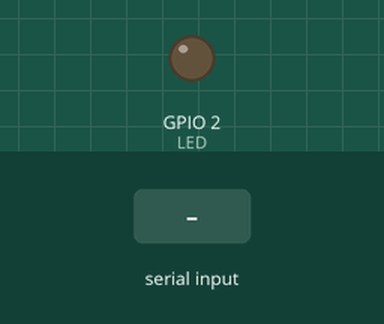
Simulated run of this program. Board: ESP32. Shown: output pins drawn as LEDs (lit = HIGH). The test bench sets the inputs (shaded band). WiFi joins after 1.5 s; servers stay silent unless stated; a WiFi scan finds three made-up networks; EEPROM starts erased; nothing arrives over Bluetooth unless stated; a phone connects over Bluetooth LE 3 s after start; what the program prints to the serial monitor is not drawn.

Above: at 2.8 s.
2.9 s: "1" received over the second serial link
At 8.4 s:
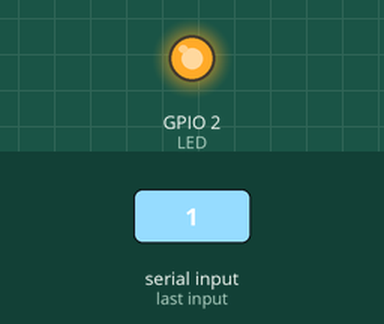
Timing chart, 0 to 16.1 s (numbered marks = the images above; inputs shaded):
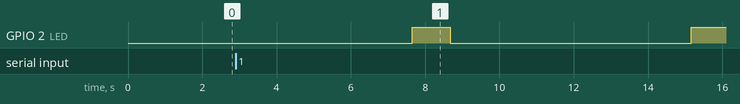

The program:

main.cpp
```cpp
/**
 * Responsável por coletar dados da velocidade da internet e gerenciar a conexão das placas
 * (Leonard e George) com a rede Wi-Fi.
 * Gustavo Viegas (3026)
 *
 * Data: 02/10/19
 * Descrição:
 * Hardware: Placa ESP32 - LEONARD.
 */

#include "BluetoothManager.h"
#include "WiFiManager.h"
#include "GeorgeManager.h"

#define LED 2

#define RX_2 16
#define TX_2 17

int maxLoops = 10;
int currentLoop = 0;
unsigned long lastMillisIOT = 0;
unsigned long lastMillisBLE = 60000;

/**
 * Hook de configuração
 */
void setup() {
  //  Inicializa as led como output
  pinMode(LED, OUTPUT);
  digitalWrite(LED, LOW);

  // Inicializa o Serial com o PC
  Serial.begin(115200);

  // Inicializa o Serial com a outra placa
  Serial2.begin(115200, SERIAL_8N1, RX_2, TX_2);

  // Tenta iniciar o Wi-Fi se tiver credenciais salvas
  WiFiManager::init();

  // Configura e inicia o BLE
  BluetoothManager::setup();
}

void loopIOT() {
  if (!WiFiManager::connected()) {
    currentLoop++;

    // Reseta a placa se passou muito tempo sem conexao ao wifi.
    if (currentLoop == maxLoops) {
      WiFiCredentials credentials = FlashManager::getWiFiCredentials();
      WiFiManager::begin(credentials);
    } else if (currentLoop > maxLoops) {
      ESP.restart();
    }

    return;
  }

  GeorgeManager::sendWiFiCredentials();
  delay(150);
  GeorgeManager::sendCurrentData();

  currentLoop = 0;
}

void loopBLE() {
  if (BluetoothManager::connected) {
    Serial.println("[MAIN] BLE!");
    BluetoothManager::notifyDeviceStatus();
  }
}

/**
 * Hook de repetição
 */
void loop() {
  delay(20); // Ajuste para evitar problemas de instabilidade

  // Alterna a execução entre BLE e IOT
  unsigned long currentMillis = millis();

if (currentMillis - lastMillisBLE > 5000) {
    Serial.println("BLE");
    lastMillisBLE = currentMillis;
    loopBLE();
  } else if (currentMillis - lastMillisIOT > 7500) {
    Serial.println("IOT");
    lastMillisIOT = currentMillis;
    loopIOT();
  }
}
```

BluetoothManager.h
```cpp
#ifndef __BLUETOOTHMANAGER_H__
#define __BLUETOOTHMANAGER_H__

/**
 * Gustavo Viegas (3026)
 *
 * Data: 02/10/19
 * Descrição:
 * Hardware: Placa ESP32.
 */
#include <sstream>
#include "WiFiCredentials.h"
#include "WiFiManager.h"
#include "FlashManager.h"

#include <Arduino.h>
#include <BLEDevice.h>
#include <BLEUtils.h>
#include <BLEServer.h>
#include <BLE2902.h>

#define BLUETOOTH_SEND_DELAY 450

#define SERVICE_UUID "00002424-0000-1000-8000-00805F9B34FB"
#define CHARACTERISTIC_UUID  "00002424-0000-1000-8000-00805F9B34FC"
#define CHARACTERISTIC2_UUID "00002424-0000-1000-8000-00805F9B34FD"

class PingaBLECallbacks: public BLEServerCallbacks {
  void onConnect(BLEServer* pServer);
  void onDisconnect(BLEServer* pServer);
};

class PingaBLECharacteristicCallbacks: public BLECharacteristicCallbacks {
  void onWrite(BLECharacteristic *pCharacteristic);
};

class BluetoothManager {
  public:
    static const std::string keyDelimiter;
    static const std::string valueDelimiter;

    static bool connected;
    static BLEServer *pServer;
    static BLEService *pService;
    static BLECharacteristic *pChar;
    static BLECharacteristic *pCharacteristic;

    static void setup();
    static std::string getDeviceStatus();
    static void notifyDeviceStatus();
    static void notifyData(std::string data);
};

#endif //__BLUETOOTHMANAGER_H__
```

FlashManager.h
```cpp
#ifndef __FLASHMANAGER_H__
#define __FLASHMANAGER_H__

#include <Preferences.h>
#include "WiFiCredentials.h"

class FlashManager {
  public:
    static Preferences prefs;
    static void setup();
    static void saveWiFiCredentials(WiFiCredentials credentials);
    static WiFiCredentials getWiFiCredentials();
};

#endif
```

GeorgeManager.h
```cpp
#ifndef __GEORGEMANAGER_H__
#define __GEORGEMANAGER_H__

#include <Arduino.h>

#include "NetworkData.h"
#include "WiFiManager.h"
#include "NetworkManager.h"

class CommunicationKeys {
  public:
    static const char* SEPARATOR;
    static const char* WIFI_CREDENTIALS;
    static const char* WIFI_STATUS;
    static const char* MQTT_STATUS;
    static const char* TELEMETRY_DATA;
};

class GeorgeManager {
  public:
  static void sendWiFiCredentials();
    static void sendWiFiCredentials(WiFiCredentials credentials);
    static void requestWiFiStatus();
    static void requestMQTTStatus();
    static void sendTelemetry(NetworkData data);

    static void sendCurrentData();
};

#endif //__GEORGEMANAGER_H__
```

NetworkData.h
```cpp
#ifndef __NETWORKDATA_H__
#define __NETWORKDATA_H__

#include <Preferences.h>

typedef struct NetworkData {
  double speed = 0.0;
  bool connected = false;
  std::string ssid;
} NetworkData;

#endif
```

NetworkManager.h
```cpp
#ifndef __NETWORKMANAGER_H__
#define __NETWORKMANAGER_H__

#include <HTTPClient.h>
#include <WiFi.h>

#include "NetworkData.h"
#include "WiFiManager.h"

class NetworkManager {
  public:
    static double lastSpeed;
    static HTTPClient http;

    static NetworkData getCurrentData();
    static double getSpeed();
    static double getNetworkSpeed();
    static void updateSpeed();
};

#endif
```

WiFiCredentials.h
```cpp
#ifndef __WIFICREDENTIALS_H__
#define __WIFICREDENTIALS_H__

#include <Arduino.h>

typedef struct WiFiCredentials {
  std::string ssid;
  std::string password;
} WiFiCredentials;

#endif
```

WiFiManager.h
```cpp
#ifndef __WIFIMANAGER_H__
#define __WIFIMANAGER_H__

#include <WiFi.h>
#include <WiFiClientSecure.h>
// #include "HTTPClient.h"

#include "WiFiCredentials.h"
#include "FlashManager.h"
#include "GeorgeManager.h"

#include <sstream>

class WiFiManager {
  public:
    static std::string ssidConnected;
    static std::string passwordConnected;

    // Methods
    static void init();
    static bool begin(WiFiCredentials credentials);
    static bool connected();
    static std::string getStatus();
    static std::string listNetworks();
};

#endif //__WIFIMANAGER_H__
```

BluetoothManager.cpp
```cpp
/**
 * Gustavo Viegas (3026)
 *
 * Data: 02/10/19
 * Descrição:
 * Hardware: Placa ESP32.
 */
#include "BluetoothManager.h"

const std::string BluetoothManager::keyDelimiter = "=";
const std::string BluetoothManager::valueDelimiter = "_!_";
bool BluetoothManager::connected = false;
BLEServer *BluetoothManager::pServer = NULL;
BLEService *BluetoothManager::pService = NULL;
BLECharacteristic *BluetoothManager::pChar = NULL;
BLECharacteristic *BluetoothManager::pCharacteristic = NULL;

void PingaBLECallbacks::onConnect(BLEServer* pServer) {
  Serial.println("Conectado");

  Serial.println(WiFiManager::listNetworks().c_str());

  BluetoothManager::connected = true;
};
void PingaBLECallbacks::onDisconnect(BLEServer* pServer) {
  Serial.println("Desconectado");
  BluetoothManager::connected = false;
};

void printStringToSerial(std::string value) {
  Serial.println("*********");
  Serial.print("SSID: ");
  for (int i = 0; i < value.length(); i++)
    Serial.print(value[i]);
  Serial.println();
  Serial.println("*********");
}

void PingaBLECharacteristicCallbacks::onWrite(BLECharacteristic *pCharacteristic) {
  std::string rxValue = pCharacteristic->getValue();
  if (rxValue.length() <= 0) return;

  std::string operation = rxValue.substr(0, 3);
  std::string value = (rxValue.length() >= 4) ? rxValue.substr(4, rxValue.length()) : "";

  Serial.println(operation.c_str());
  Serial.println(value.c_str());

  if (operation.compare("WCR") == 0) {
    std::string ssid = value.substr(0, value.find(BluetoothManager::valueDelimiter));
    std::string password = value.substr(value.find(BluetoothManager::valueDelimiter) + BluetoothManager::valueDelimiter.length(), value.length());

    WiFiCredentials credentials;
    credentials.ssid = ssid;
    credentials.password = password;
    bool connection = WiFiManager::begin(credentials);

    if (connection) {
      FlashManager::saveWiFiCredentials(credentials);
      GeorgeManager::sendWiFiCredentials(credentials);
    }

    std::string returnValue = (connection) ? "WCR=true" : "WCR=false";
    BluetoothManager::notifyData(returnValue);
  } else if (operation.compare("WTC") == 0) {
    std::string returnValue = (2 > 0) ? "WTC=true" : "WTC=false";
    BluetoothManager::notifyData(returnValue);
  } else if (operation.compare("WNL") == 0) {
    std::string networks = WiFiManager::listNetworks();
    std::string returnValue = "WNL=" + networks;
    Serial.println(returnValue.c_str());
    BluetoothManager::notifyData(returnValue);
  }
}

/**
 * Configura o dispositivo BLE
 */
void BluetoothManager::setup() {
  BLEDevice::init("ViegasESP32_BLE");

  pServer = BLEDevice::createServer();

  pService = pServer->createService(SERVICE_UUID);
  pCharacteristic = pService->createCharacteristic(
    CHARACTERISTIC_UUID,
    BLECharacteristic::PROPERTY_READ |
    BLECharacteristic::PROPERTY_WRITE |
    BLECharacteristic::PROPERTY_NOTIFY |
    BLECharacteristic::PROPERTY_INDICATE
  );
  pChar = pService->createCharacteristic(
    CHARACTERISTIC2_UUID,
    BLECharacteristic::PROPERTY_READ |
    BLECharacteristic::PROPERTY_WRITE |
    BLECharacteristic::PROPERTY_NOTIFY |
    BLECharacteristic::PROPERTY_INDICATE
  );

  pServer->setCallbacks(new PingaBLECallbacks());
  pCharacteristic->setCallbacks(new PingaBLECharacteristicCallbacks());
  pChar->addDescriptor(new BLE2902());

  pService->start();
  pServer->getAdvertising()->start();

  Serial.println("Dispositivo pronto para ser pareado!");
}

std::string BluetoothManager::getDeviceStatus() {
  std::string status = WiFiManager::getStatus();
  return status;
}

void BluetoothManager::notifyDeviceStatus() {
  notifyData(getDeviceStatus());
}

void BluetoothManager::notifyData(std::string data) {
  char returnChars[data.size()];
  strcpy(returnChars, data.c_str());

  BluetoothManager::pCharacteristic->setValue(returnChars);
  BluetoothManager::pCharacteristic->notify();

  Serial.print(".");
  delay(BLUETOOTH_SEND_DELAY);
}
```

FlashManager.cpp
```cpp
#include "FlashManager.h"

Preferences FlashManager::prefs;

void FlashManager::setup() {
  prefs.begin("credentials", false);
}

void FlashManager::saveWiFiCredentials(WiFiCredentials credentials) {
  prefs.putString("ssid", credentials.ssid.c_str());
  prefs.putString("password", credentials.password.c_str());

  Serial.print("\nValor armazenado em SSID: ");
  Serial.println(prefs.getString("ssid"));

  Serial.print("\nValor armazenado em password: ");
  Serial.println(prefs.getString("password"));
}

WiFiCredentials FlashManager::getWiFiCredentials() {
  WiFiCredentials credentials;

  prefs.clear();

  Serial.printf("\nPegando SSID da flash: %s\n", prefs.getString("ssid", "Viegas"));
  Serial.printf("\nPegando senha da flash: %s\n", prefs.getString("password", "steelers"));

  credentials.ssid = std::string(prefs.getString("ssid", "Viegas").c_str());
  credentials.password = std::string(prefs.getString("password", "steelers").c_str());

  return credentials;
}
```

GeorgeManager.cpp
```cpp
#include "GeorgeManager.h"

const char* CommunicationKeys::SEPARATOR = "||";
const char* CommunicationKeys::WIFI_CREDENTIALS = "WC";
const char* CommunicationKeys::WIFI_STATUS = "WS";
const char* CommunicationKeys::MQTT_STATUS = "MS";
const char* CommunicationKeys::TELEMETRY_DATA = "TD";

void GeorgeManager::sendWiFiCredentials() {
  WiFiCredentials credentials;
  credentials.ssid = WiFiManager::ssidConnected;
  credentials.password = WiFiManager::passwordConnected;

  sendWiFiCredentials(credentials);
}


void GeorgeManager::sendWiFiCredentials(WiFiCredentials credentials) {
  if (!Serial2.available() || !WiFiManager::connected()) return;

  String key = CommunicationKeys::WIFI_CREDENTIALS;
  std::stringstream ss;

  ss << "WC=" << credentials.ssid << CommunicationKeys::SEPARATOR << credentials.password;
  Serial.printf("[GM] Enviando: %s \n", ss.str().c_str());
  Serial2.println(ss.str().c_str());
}

void GeorgeManager::sendTelemetry(NetworkData data) {
  if (!Serial2.available()) return;

  std::stringstream ss;

  ss << "TD=" << data.ssid << CommunicationKeys::SEPARATOR << data.speed;
  Serial.printf("[GM] Enviando: %s \n", ss.str().c_str());
  Serial2.println(ss.str().c_str());
}

void GeorgeManager::sendCurrentData() {
  digitalWrite(2, HIGH);

  NetworkManager::updateSpeed();
  NetworkData data = NetworkManager::getCurrentData();
  sendTelemetry(data);

  digitalWrite(2, LOW);
}
```

NetworkManager.cpp
```cpp
#include "NetworkManager.h"

HTTPClient NetworkManager::http;
double NetworkManager::lastSpeed = 0.0;

double NetworkManager::getSpeed() {
  return lastSpeed;
}

double NetworkManager::getNetworkSpeed() {
  if (!WiFiManager::connected()) return 0.0;
  unsigned long startTime = millis();
  unsigned long finishTime;
  double speed = 0.0;

  // Tamanho dos dados a chegar em MegaBits
  const size_t dataSize = 4 * 8;

  http.begin("http://107.170.96.207:7788/");
  int httpCode = http.GET();

  Serial.printf("Status: %d\n", httpCode);
  if (httpCode < 200 || httpCode >= 400) {
    lastSpeed = 0;
    http.end();
    return 0.0;
  }

  finishTime = millis();
  unsigned long totalTime = finishTime - startTime;

  // Convertendo milisegundo pra segundo e pegando a velocidade em Mb/s;
  speed = (dataSize * 1000.0) / totalTime;

  Serial.printf("Tempo total (ms): %lu\n", totalTime);
  Serial.printf("Velocidade: %lf Mb/s\n", speed);

  http.end();
  return speed;
}

void NetworkManager::updateSpeed() {
  if (!WiFiManager::connected()) return;

  int requestsAmount = 5;
  std::vector<double> times;

  for (int i = 0; i < requestsAmount; i++) {
    times.push_back(getNetworkSpeed());
  }

  std::sort(times.begin(), times.end());

  for (int i = 0; i < times.size(); i++) {
    Serial.printf("\t \t [%d]=%lf", i, times[i]);
  }

  Serial.printf("Mediana: %lf \n", times[2]);
  lastSpeed = times[2];
};


NetworkData NetworkManager::getCurrentData() {
  NetworkData data;
  data.connected = WiFiManager::connected();
  data.ssid = WiFiManager::ssidConnected;
  data.speed = getSpeed();

  Serial.printf("***TELEMETRY: *** \n\t SSID: %s \n\t SPEED: %lf\n *******\n", data.ssid.c_str(), data.speed);

  return data;
}
```

WiFiManager.cpp
```cpp
#include "WiFiManager.h"

std::string WiFiManager::ssidConnected = "";
std::string WiFiManager::passwordConnected = "";

void WiFiManager::init() {
  FlashManager::setup();
  WiFiCredentials credentials = FlashManager::getWiFiCredentials();
  begin(credentials);
}

bool WiFiManager::connected() {
  return (WiFi.status() == WL_CONNECTED);
}

bool WiFiManager::begin(WiFiCredentials credentials) {
  int maxTries = 20;
  int tries = 0;

  char ssidChars[credentials.ssid.size() + 1];
  char passwordChars[credentials.ssid.size() + 1];

  strcpy(ssidChars, credentials.ssid.c_str());
  strcpy(passwordChars, credentials.password.c_str());

  WiFi.begin(ssidChars, passwordChars);
  while (WiFi.status() != WL_CONNECTED && tries <= maxTries) {
    delay(200);
    tries++;
  }

  ssidConnected = credentials.ssid;
  passwordConnected = credentials.password;

  if (WiFi.status() == WL_CONNECTED) {
    Serial.println("WiFi conectado com sucesso!");

    GeorgeManager::sendWiFiCredentials(credentials);

    NetworkManager::http.setReuse(true);
    return true;
  } else {
    Serial.println("WiFi não conectado!");
    return false;
  }
}

std::string WiFiManager::getStatus() {
  std::stringstream ss;
  ss << "WST=" << (connected() ? "true" : "false") << "&WID=" << ssidConnected;
  return ss.str();
}

std::string WiFiManager::listNetworks() {
  int networksCount = WiFi.scanNetworks();
  std::string networks;
  std::string delimiter = ";";

  Serial.println("WiFi scan feito");
  if (networksCount <= 0) {
    Serial.println("Nenhuma rede disponível");
  } else {
    Serial.print(networksCount);
    Serial.println(" redes encontradas");

    for (int i = 0; i < networksCount; ++i) {
      // Print SSID and RSSI for each network found
      String ssid = WiFi.SSID(i);
      int rssi = WiFi.RSSI(i);

      Serial.print(i + 1);
      Serial.print(": ");
      Serial.print(ssid);
      Serial.print(" (");
      Serial.print(rssi);
      Serial.print(")");
      Serial.println((WiFi.encryptionType(i) == WIFI_AUTH_OPEN)?" ":"*");

      std::string str(ssid.c_str());
      networks += str;
      if (i < (networksCount - 1)) networks += delimiter;

      delay(10);
    }
  }
  Serial.println("");

  return networks;
}
```
